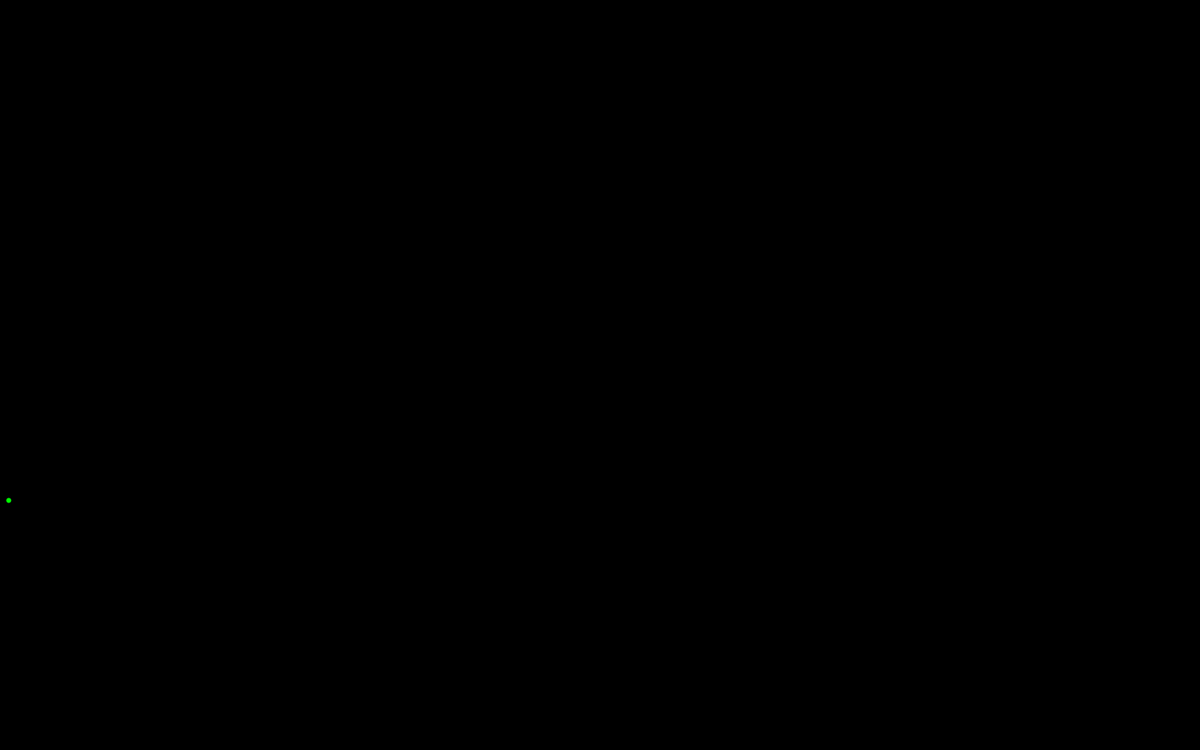
Frame 1 (no input)
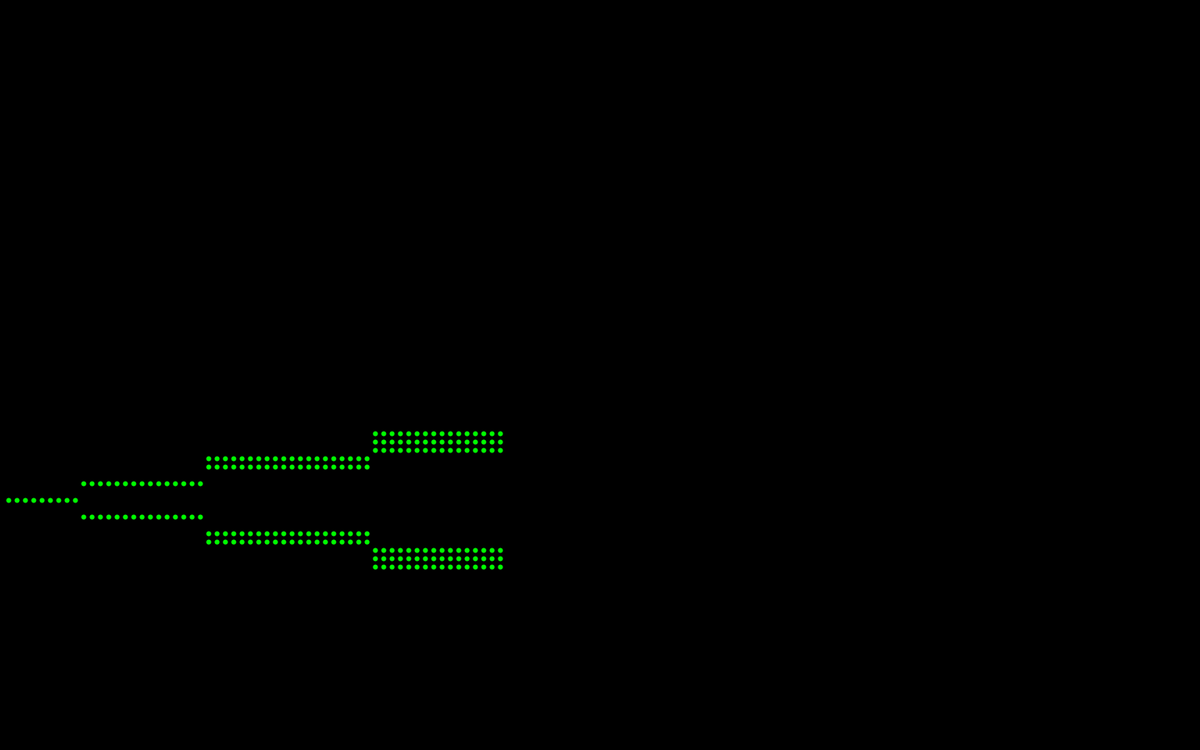
Frame 60 (the mouse pressed at the canvas centre just before this capture)
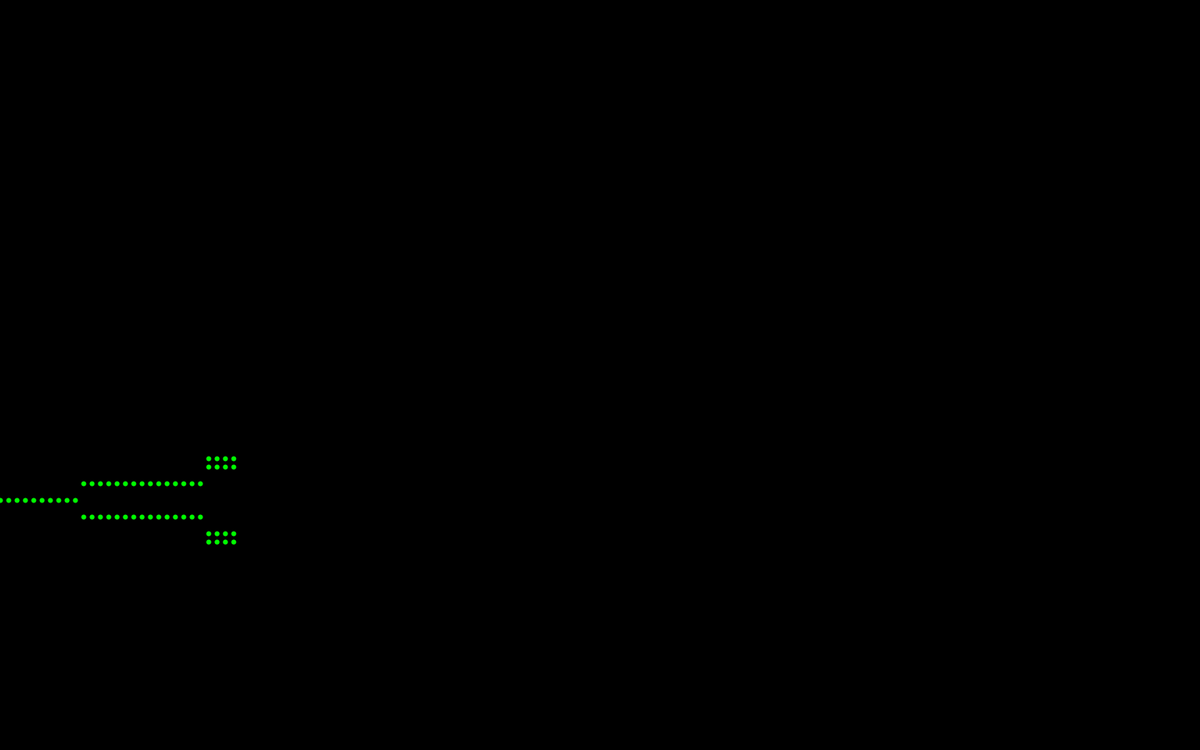
Frame 120 (the mouse held since frame 60 and released just before this capture)

The Processing sketch that drew these frames (run headless with seeded random() and noise(); from frame 60 on, the mouse is pressed at the canvas centre):

// Processing sketch: challenge_15
// ── challenge_15.pde
int y = 0;

void setup() 
{ 
  size(1440,900);
  background(0);
  stroke(0,255,0);
  strokeWeight(6);
  frameRate(10);
}

void draw() 
{
  y = y + 10;
  if(y > 910)
  {
    y = 0;
    background(0);
  }
  
  if(y < 100)
  {
    point(y,600);
  }
  else if(y < 250)
  {
    point(y,580);
    point(y,620);
  }
  else if(y < 450)
  {
    point(y,640);
    point(y,560);
    point(y,650);
    point(y,550);
  }
  else if(y < 700)
  {
    point(y,660);
    point(y,670);
    point(y,680);
    point(y,540);
    point(y,530);
    point(y,520);
  }
  else if(y < 800)
  {
    point(y,690);
    point(y,700);
    point(y,710);
    point(y,720);
    point(y,510);
    point(y,500);
    point(y,490);
    point(y,480);
  }
}
  
